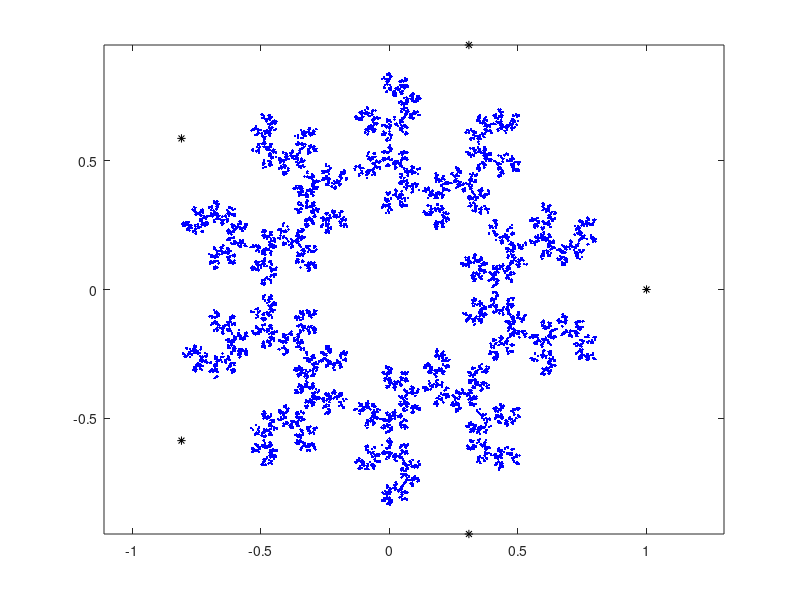

Source code (MATLAB):
% The Chaos Game

%% Sierpinski triangle

%% Sierpinski triangle with a change of ratio


%% Sierpinski triangle with rotation

%% Square


%% Square with different ratio


%% Square with vertex preference (new vertex cannot be the same as previous)
clear;

T=[1/2 0; 0 1/2];

t=linspace(0,2*pi,5);
t(5)=[];
v=[cos(t); sin(t)];

x(:,1)=[rand-0.5; rand-0.5];

plot(v(1,:),v(2,:),'k*',x(1,1),x(2,1),'b.');
axis equal;
hold on;

Num=5000;

k1=0;
for j=1:Num
    k=randi(3);
    if (k>=k1)
        k=k+1;
    end;
    x(:,j+1)=T*(x(:,j)-v(:,k))+v(:,k);
    k1=k;
end;

plot(x(1,:),x(2,:),'b.');
hold off;

%% Square with vertex preference (new vertex cannot be opposite of the previous)
clear;

T=[1/2 0; 0 1/2];

t=linspace(0,2*pi,5);
t(5)=[];
v=[cos(t); sin(t)];

x(:,1)=[rand-0.5; rand-0.5];

plot(v(1,:),v(2,:),'k*',x(1,1),x(2,1),'b.');
axis equal;
hold on;

Num=5000;

w=[real(v(1));imag(v(1))];
k1=0;

for j=1:Num
    k=randi(4)
    if (k~=k1+2)&&(k1~=k+2)
        x(:,j+1)=T*(x(:,j)-v(:,k))+v(:,k);
        k1=k;
    else
        x(:,j+1)=x(:,j);
    end;
end;

plot(x(1,:),x(2,:),'b.');
hold off;

%% Barnsley fern
clear;

T1=[0.85,0.04;-0.04,0.85];
T2=[-0.15,0.28;0.26,0.24];
T3=[0.2,-0.26;0.23,0.22];
T4=[0,0;0,0.16];
Q1=[0;1.64];
Q2=[-0.028;1.05];
Q3=[0;1.6];
Q4=[0,0];
P1=0.85;
P2=0.07;
P3=0.07;
P4=0.01;

Num=15000;
x(:,1)=rand(2,1);
plot(x(1,:),x(2,:),'b.')
axis equal;
hold on;
for j=1:Num
    r=rand;
    if r<=P1 
        x(:,j+1)=T1*x(:,j)+Q1;
    elseif r<=P1+P2 
        x(:,j+1)=T2*x(:,j)+Q2;
    elseif r<=P1+P2+P3 
        x(:,j+1)=T3*x(:,j)+Q3;
    else
        x(:,j+1)=T4*x(:,j);
    end
end

plot(x(1,:),x(2,:),'b.');
hold off;



%% Hexagon
clear;

T=[1/3 0; 0 1/3];

t=linspace(0,2*pi,7);
t(7)=[];
v=[cos(t); sin(t)];

x(:,1)=[rand-0.5; rand-0.5];

plot(v(1,:),v(2,:),'k*',x(1,1),x(2,1),'b.');
axis equal;
hold on;

Num=10000;

for j=1:Num
    k=randi(6);
    x(:,j+1)=T*(x(:,j)-v(:,k))+v(:,k);
end;
plot(x(1,:),x(2,:),'b.');
hold off;


%% Pentagon with a skipped vertex

clear;
T=[1/2.5 0; 0 1/2.5];

t=linspace(0,2*pi,6);
t(6)=[];
v=[cos(t); sin(t)];

x(:,1)=[rand-0.5; rand-0.5];

plot(v(1,:),v(2,:),'k*',x(1,1),x(2,1),'b.');
axis equal;
hold on;

Num=10000;

k1=0;

for j=1:Num
    k=randi(5);
    if k~=k1
        x(:,j+1)=T*(x(:,j)-v(:,k))+v(:,k);
        k1=k;
    else
        x(:,j+1)=x(:,j);
    end;
end;
plot(x(1,:),x(2,:),'b.');
hold off;

